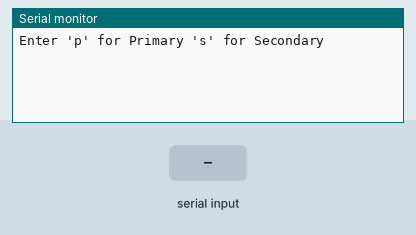
Recording of a sketch running on a simulated Arduino Uno, built with avr-gcc and run on an emulated ATmega328P. Shown: the last lines printed to the serial monitor. The inputs (shaded band) are chosen by the test bench.

Above: at 0.8 s.
0.9 s: "90,45\n" received over Serial
At 2.1 s:
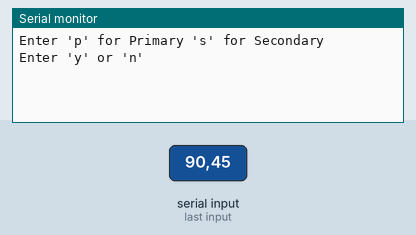
2.4 s: byte 112 ('p') received over Serial
At 3.6 s:
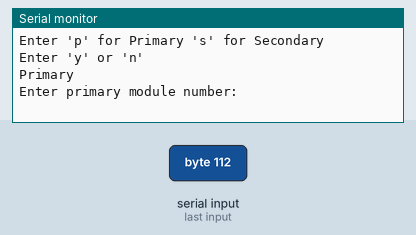
3.9 s: "30,150\n" received over Serial
At 4.6 s:
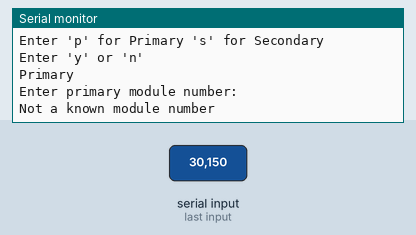
5.4 s: "5\n" received over Serial
At 7.3 s:
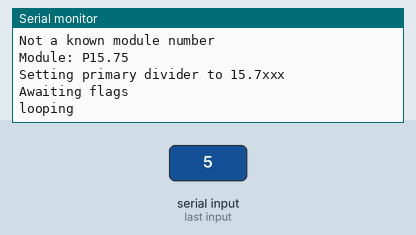

Measured:
- after the input at 0.9 s, the serial monitor: prints a new line at once (image 1)
- after the input at 2.4 s, the serial monitor: prints a new line at once (image 2)
- after the input at 3.9 s, the serial monitor: prints a new line at once (image 3)
- after the input at 5.4 s, the serial monitor: prints a new line after 0.50 s (image 4)

The sketch:

serialread_test.ino
```cpp
char rx_byte = 0;
char junk = ' ';
String rx_str = "";
boolean not_number = false;
boolean got_num = false;
boolean got_sec_num = false;
boolean got_letter = false;
boolean asked = false;
boolean primary = false;
boolean secondary = false;
boolean D_1 = false;
boolean D_2 = false;
int result;

float module_divider_num[] = {15.62,15.85503,16.0,15.74088,15.745,15.645,
                              15.76,15.85,15.76,15.8255,15.8,15.7485,
                              15.82277,15.867,15.675,15.8499,15.75,15.8286,
                              15.74,15.74,15.78,15.8,15.78,15.89,15.8,15.725,
                              15.74,15.75,15.75,15.85,15.72,15.78952,15.8,
                              15.86925,15.91,15.825,15.875,15.78,15.78,15.92556,23};


void setup() {
  Serial.begin(9600);

    while(!got_letter){
       if(!asked){
        Serial.println("\nEnter 'p' for Primary 's' for Secondary");
        asked = true;
       }
       //Serial.flush();
       get_letter();
    }

    if(primary){
       Serial.println("Enter primary module number:");
       serialFlush();
       while(!got_num){
          get_priNum();
       }
    }
    else{
      Serial.println("Enter secondary module number:");
      serialFlush();
      while(!got_sec_num){
          get_secNum();
          //serialFlush();
       }
    }


}


void loop() {
Serial.println("looping");
while(true){
  delay(200);

}

}

void get_priNum(){
  if (Serial.available() > 0) {    // is a character available?
    rx_byte = Serial.read();       // get the character

    if ((rx_byte >= '0') && (rx_byte <= '9')) {
      rx_str += rx_byte;
    }
    else if (rx_byte == '\n') {
      // end of string
      if (not_number) {
        Serial.println("Not a known module number");
      }
      else {
        result = rx_str.toInt();
        delay(500);
        Serial.print("Module: P");
        Serial.println(module_divider_num[result - 1]);
        delay(500);
        Serial.println("Setting primary divider to 15.7xxx");
        delay(500);
        Serial.println("Awaiting flags");
        got_num = true;


      }
      not_number = false;         // reset flag
      rx_str = "";                // clear the string for reuse
    }
    else {
      // non-number character received
      not_number = true;    // flag a non-number
    }
  }

}

void get_secNum(){
  if (Serial.available() > 0) {    // is a character available?
    rx_byte = Serial.read();       // get the character

    if ((rx_byte >= '0') && (rx_byte <= '9')) {
      rx_str += rx_byte;
    }
    else if (rx_byte == '\n') {
      // end of string
      if (not_number) {
        Serial.println("Not a number");
      }
      else {
        result = rx_str.toInt();

        if(result > 21 || result < 3){
          Serial.println("Not a valid module number");
          serialFlush();
          return;
        }
        delay(500);
        Serial.print("Module: P");
        Serial.println(result);
        delay(500);
        Serial.print("Secondary divider set to: ");
        Serial.println(module_divider_num[result - 1]);
        //inch_divider = module_divider_num[result - 1];
        delay(500);
        //Serial.println("Awaiting flags");
        got_sec_num = true;


      }
      not_number = false;         // reset flag
      rx_str = "";                // clear the string for reuse
    }
    else {
      // non-number character received
      not_number = true;    // flag a non-number
    }
  }

}


void get_letter(){
    if (Serial.available() > 0) {    // is a character available?
     rx_byte = Serial.read();       // get the character


        if(rx_byte == 'p'){
         Serial.println("Primary");
         primary = true;
         got_letter = true;
        }
        else if(rx_byte == 's'){
          Serial.println("Secondary");
          secondary = true;
          got_letter = true;
        }
        else if(rx_byte == '\n'){
          Serial.println("Enter 'y' or 'n'");
          //Serial.flush();
        }
        else{
          //do nothing
        }

    }
}

void serialFlush(){
  while(Serial.available() > 0) {
    char t = Serial.read();
  }
}
```
